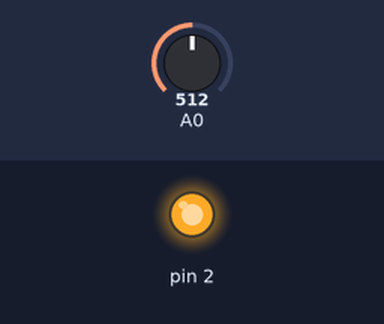
The sketch below on a simulated Arduino Uno, built with avr-gcc and run on an emulated ATmega328P. On the bench: output pins drawn as LEDs (lit = HIGH). Inputs (shaded band) come from the test bench; at power-on: A0 = 512.

Above: at 1.2 s.
1.3 s: A0 set to 498
At 2.2 s:
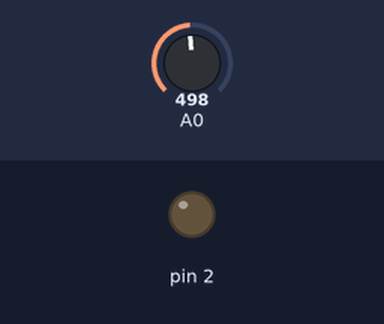
2.8 s: A0 set to 716
At 3.3 s:
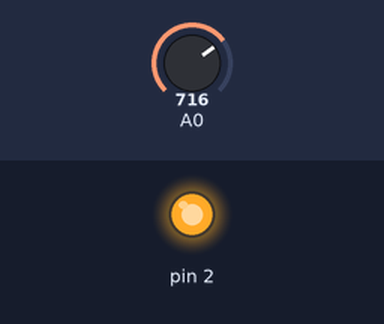
4.3 s: A0 set to 511
At 5.6 s:
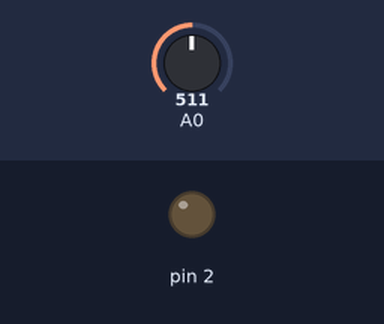
Timing chart, 0 to 7.3 s (numbered marks = the images above; inputs shaded):
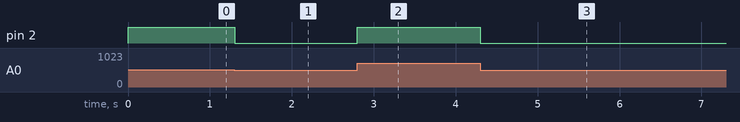

Measured:
- the behaviour switches between 512 and 511 on A0 (found by bisection; images 0 and 1)
- after the input at 1.3 s, pin 2: HIGH → LOW at once
- after the input at 2.8 s, pin 2: LOW → HIGH at once
- after the input at 4.3 s, pin 2: HIGH → LOW at once

The sketch:

sketch_may30a.ino
```cpp
void setup() {
  // put your setup code here, to run once:
  pinMode(2, OUTPUT);

}

void loop() {
  // put your main code here, to run repeatedly:
  //set brightness integer variable
  int brightness = analogRead(A0)/4;
  if (brightness >20) {
    //analog write is a range vs on/off
    analogWrite(2,brightness);
  } else {
    analogWrite(2,0);
  }
    delay(2);
//digitalWrite(2, HIGH);
//delay(2);
//digitalWrite(2, LOW);
//delay(8);
}
```
